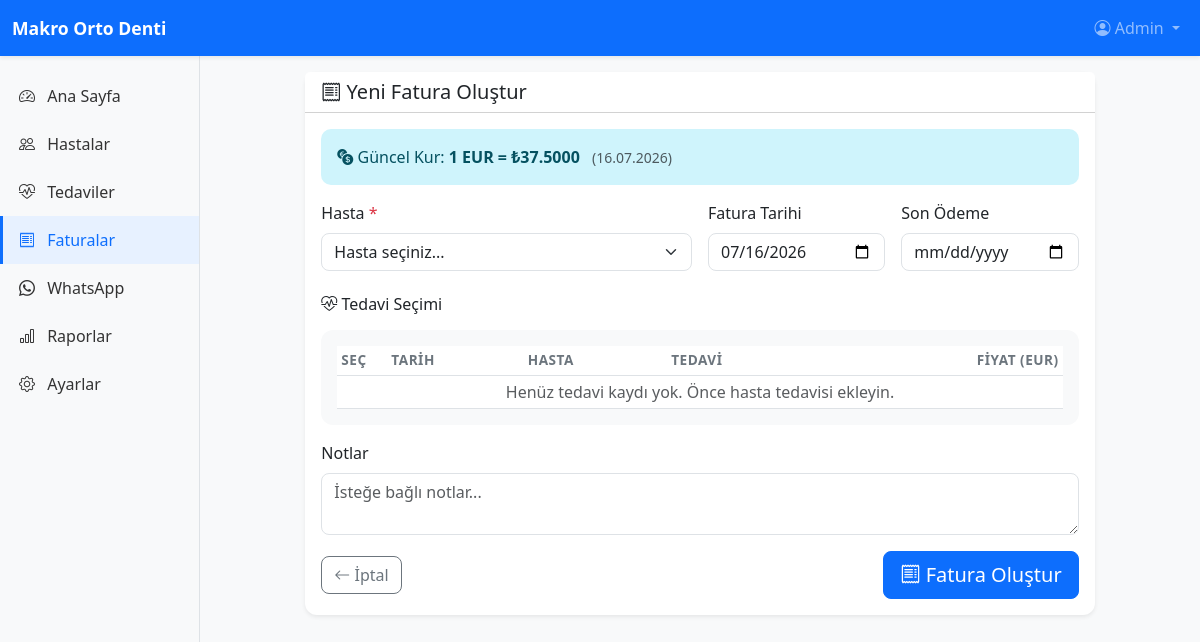
Page /invoices/add (signed in) on the committed database.
### app/models/models.py (models this page shows, shortened)
class User(UserMixin, Base, TimestampMixin):
    __tablename__ = "users"
    id: Mapped[int] = mapped_column(Integer, primary_key=True, autoincrement=True)
    username: Mapped[str] = mapped_column(String(50), nullable=False, unique=True, index=True)
    password_hash: Mapped[str] = mapped_column(String(256), nullable=False)
    full_name: Mapped[str] = mapped_column(String(150), nullable=False)
    role: Mapped[str] = mapped_column(String(20), nullable=False, default="staff", index=True)
    is_active: Mapped[bool] = mapped_column(Boolean, default=True, nullable=False)
    last_login: Mapped[datetime | None] = mapped_column(DateTime, nullable=True)
    ROLE_ADMIN = "admin"
    ROLE_STAFF = "staff"
    VALID_ROLES = [ROLE_ADMIN, ROLE_STAFF]

class ExchangeRate(Base, TimestampMixin):
    __tablename__ = "exchange_rates"
    id: Mapped[int] = mapped_column(Integer, primary_key=True, autoincrement=True)
    rate_date: Mapped[date] = mapped_column(nullable=False, index=True)
    eur_to_try: Mapped[float] = mapped_column(Float, nullable=False)
    source: Mapped[str] = mapped_column(String(50), default="ecb", nullable=False)
    __table_args__ = (
        UniqueConstraint("rate_date", "source", name="uq_exchange_rate_date_source"),
    )

### app/routes/invoices.py (the view, shortened to what this page needs)
@invoices_bp.route("/add", methods=["GET", "POST"])
@login_required
def add_invoice():
    patients = db.session.execute(
        db.select(Patient).where(Patient.is_active == True).order_by(Patient.last_name)
    ).scalars().all()
    patient_treatments = db.session.execute(
        db.select(PatientTreatment)
        .join(Treatment)
        .where(Treatment.is_active == True)
        .order_by(PatientTreatment.treatment_date.desc())
    ).scalars().all()
    current_rate = db.session.execute(
        db.select(ExchangeRate).order_by(ExchangeRate.rate_date.desc()).limit(1)
    ).scalar_one_or_none()
    return render_template(
        "invoices/form.html",
        patients=patients,
        patient_treatments=patient_treatments,
        current_rate=current_rate,
        today=date.today(),
    )

### app/user_loader.py (called while the page is built)
@login_manager.user_loader
def load_user(user_id: str) -> User | None:
    return db.session.get(User, int(user_id))

### app/templates/invoices/form.html (shortened to what this page needs)
{% extends "base.html" %}
{% block content %}
<div class="mb-4">
    <nav aria-label="breadcrumb">
        <ol class="breadcrumb">
            <li class="breadcrumb-item"><a href="{{ url_for('invoices.list_invoices') }}">Faturalar</a></li>
            <li class="breadcrumb-item active">Yeni Fatura</li>
        </ol>
    </nav>
</div>
<div class="row justify-content-center">
    <div class="col-md-10">
        <div class="card border-0 shadow-sm">
            <div class="card-header bg-white">
                <h5 class="mb-0"><i class="bi bi-receipt"></i> Yeni Fatura Oluştur</h5>
            </div>
            <div class="card-body">
                {% if current_rate %}
                <div class="alert alert-info mb-3">
                    <i class="bi bi-currency-exchange"></i>
                    Güncel Kur: <strong>1 EUR = ₺{{ "{:,.4f}".format(current_rate.eur_to_try) }}</strong>
                    <small class="text-muted ms-2">({{ current_rate.rate_date.strftime('%d.%m.%Y') }})</small>
                </div>
                {% else %}
                <div class="alert alert-warning mb-3">
                    <i class="bi bi-exclamation-triangle"></i>
                    Döviz kuru tanımlanmamış! Lütfen önce <a href="{{ url_for('settings.index') }}">Ayarlar</a>'dan kur ekleyin.
                </div>
                {% endif %}
                <form method="POST" action="{{ url_for('invoices.add_invoice') }}">
                    <div class="row g-3 mb-4">
                        <div class="col-md-6">
                            <label class="form-label">Hasta <span class="text-danger">*</span></label>
                            <select name="patient_id" class="form-select" required>
                                <option value="">Hasta seçiniz...</option>
                            </select>
                        </div>
                        <div class="col-md-3">
                            <label class="form-label">Fatura Tarihi</label>
                            <input type="date" name="invoice_date" class="form-control" value="{{ today.isoformat() if today else '' }}">
                        </div>
                        <div class="col-md-3">
                            <label class="form-label">Son Ödeme</label>
                            <input type="date" name="due_date" class="form-control">
                        </div>
                    </div>
                    <h6 class="mb-3"><i class="bi bi-heart-pulse"></i> Tedavi Seçimi</h6>
                    <div class="card bg-light border-0 mb-3">
                        <div class="card-body">
                            <div class="table-responsive">
                                <table class="table table-sm mb-0">
                                    <thead>
                                        <tr>
                                            <th style="width: 50px">Seç</th>
                                            <th>Tarih</th>
                                            <th>Hasta</th>
                                            <th>Tedavi</th>
                                            <th class="text-end">Fiyat (EUR)</th>
                                        </tr>
                                    </thead>
                                    <tbody>
                                        {% for pt in patient_treatments %}
                                        <tr>
                                            <td>
                                                <input type="checkbox" name="treatment_ids" value="{{ pt.id }}" class="form-check-input treatment-checkbox" data-price="{{ pt.effective_price_eur }}">
                                            </td>
                                            <td>{{ pt.treatment_date.strftime('%d.%m.%Y') }}</td>
                                            <td>{{ pt.patient.full_name }}</td>
                                            <td>{{ pt.treatment.name }}</td>
                                            <td class="text-end">€{{ "{:,.2f}".format(pt.effective_price_eur) }}</td>
                                        </tr>
                                        {% else %}
                                        <tr><td colspan="5" class="text-center text-muted">Henüz tedavi kaydı yok. Önce hasta tedavisi ekleyin.</td></tr>
                                        {% endfor %}
                                    </tbody>
                                </table>
                            </div>
                        </div>
                    </div>
                    <div class="mb-3">
                        <label class="form-label">Notlar</label>
                        <textarea name="notes" class="form-control" rows="2" placeholder="İsteğe bağlı notlar..."></textarea>
                    </div>
                    <div class="d-flex justify-content-between align-items-center">
                        <a href="{{ url_for('invoices.list_invoices') }}" class="btn btn-outline-secondary">
                            <i class="bi bi-arrow-left"></i> İptal
                        </a>
                        <button type="submit" class="btn btn-primary btn-lg" id="submit-btn">
                            <i class="bi bi-receipt"></i> Fatura Oluştur
                        </button>
                    </div>
                </form>
            </div>
        </div>
    </div>
</div>
{% endblock %}

### app/templates/components/navbar.html (shortened to what this page needs)
<nav class="navbar navbar-expand-lg navbar-dark bg-primary fixed-top shadow-sm">
    <div class="container-fluid">
        <a class="navbar-brand fw-bold" href="{{ url_for('dashboard.index') }}">
             {{ clinic_name }}
        </a>
        <div class="collapse navbar-collapse" id="navbarNav">
            <ul class="navbar-nav ms-auto">
                {% if current_user.is_authenticated %}
                <li class="nav-item dropdown">
                    <a class="nav-link dropdown-toggle" href="#" data-bs-toggle="dropdown">
                        <i class="bi bi-person-circle"></i> {{ current_user.full_name }}
                    </a>
                </li>
                {% endif %}
            </ul>
        </div>
    </div>
</nav>

### app/static/css/style.css (style rules this page uses)
:root { --primary: #0d6efd; --primary-dark: #0a58ca; }
body { font-family: 'Segoe UI', Tahoma, Geneva, Verdana, sans-serif; background-color: #f8f9fa; }
.card { border-radius: 12px; transition: box-shadow 0.2s; }
.table th { font-weight: 600; font-size: 0.85rem; text-transform: uppercase; letter-spacing: 0.5px; color: #6c757d; }
.btn { border-radius: 8px; }
.form-control, .form-select { border-radius: 8px; }
.alert { border-radius: 10px; border: none; }
.navbar-brand { font-size: 1.1rem; }

### rows in the picture
User: full_name "Admin"
ExchangeRate: eur_to_try "37.5000", rate_date "16.07.2026"

### other values in the picture
{{ clinic_name }} "Makro Orto Denti"
